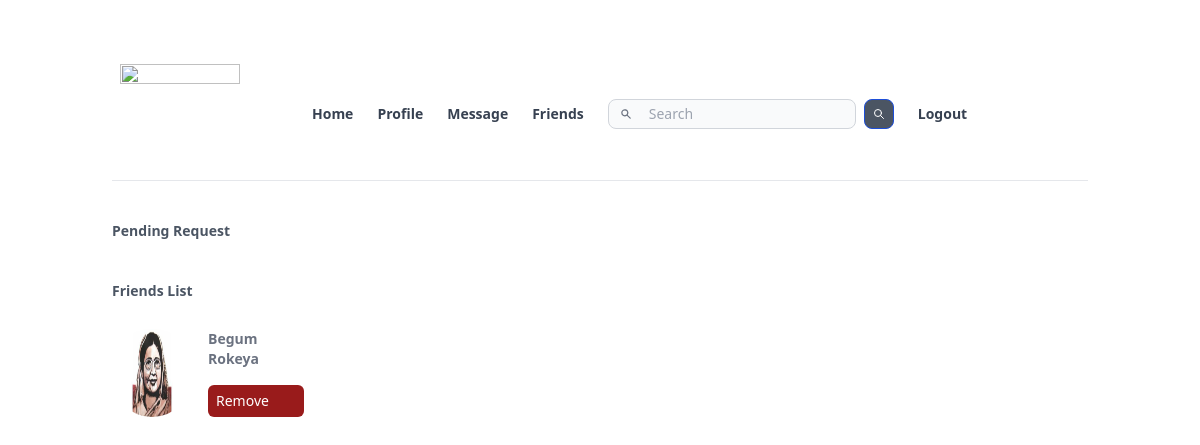
The page /friends.php (signed in) on the database its author committed.
### tables this page shows
CREATE TABLE `friends` (
  `from_friend` varchar(11) NOT NULL,
  `to_friend` varchar(11) NOT NULL,
  `added_date` timestamp NOT NULL DEFAULT current_timestamp()
);

CREATE TABLE `user_info` (
  `username` varchar(15) NOT NULL,
  `first_name` varchar(150) NOT NULL,
  `last_name` varchar(150) NOT NULL,
  `gender` varchar(15) NOT NULL,
  `email` varchar(200) NOT NULL,
  `phone_no` int(15) NOT NULL,
  `date_of_birth` date NOT NULL,
  `address` varchar(200) NOT NULL,
  `password` varchar(200) NOT NULL,
  `profile_pic` varchar(255) NOT NULL
);

### friends.php (the view, shortened to what this page needs)
<?php require_once "header.php"; ?>
<?php require_once "db.php"; ?>
<?php
$username=$_SESSION["username"];
$friends_list = "SELECT first_name, last_name,profile_pic,username ,to_friend,added_date FROM `friends` INNER JOIN `user_info` ON friends.to_friend=user_info.username WHERE from_friend='$username'";
$result = mysqli_query($conn, $friends_list);
echo '<h1 class="mt-10 text-sm text-gray-600 font-semibold ">Pending Request </h1><div class="max-w-sm">';
echo'</div>';
echo '<h1 class="mt-10 text-sm text-gray-600 font-semibold "> Friends List </h1><div class="max-w-sm">';
while($friends = mysqli_fetch_array($result))
{
echo'
<div class=" flex flex-row justify-content my-7 ">
<img class=" rounded-full" src="'.$friends["profile_pic"].'"   width=80 height=80/>
<div class="flex flex-col w-1/4 mx-4 ">
 <a class="text-sm text-gray-500 font-semibold  " href=" /profile.php?username='.$friends["to_friend"].'">'.$friends["first_name"].'  '.$friends["last_name"].'</a>
 <a  href="friends.php?remove='.$friends["to_friend"].'" class="mt-4 text-sm px-2 py-1.5 bg-red-800 text-semibold text-white rounded-md "> Remove</a>
 </div>
 </div>
   ';
}
echo'</div>';
?>

### rows shown on the page
friends: to_friend.profile_pic (picture), to_friend.first_name "Begum", to_friend.last_name "Rokeya"
